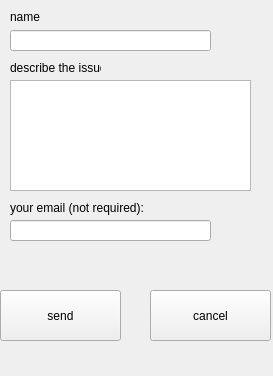
<?xml version="1.0" encoding="UTF-8"?>
<ui version="4.0">
 <class>Form</class>
 <widget class="QWidget" name="Form">
  <property name="geometry">
   <rect>
    <x>0</x>
    <y>0</y>
    <width>273</width>
    <height>376</height>
   </rect>
  </property>
  <property name="windowTitle">
   <string>Form</string>
  </property>
  <widget class="QLabel" name="name_label">
   <property name="geometry">
    <rect>
     <x>10</x>
     <y>10</y>
     <width>47</width>
     <height>13</height>
    </rect>
   </property>
   <property name="text">
    <string>name</string>
   </property>
  </widget>
  <widget class="QLineEdit" name="name_input">
   <property name="geometry">
    <rect>
     <x>10</x>
     <y>30</y>
     <width>201</width>
     <height>21</height>
    </rect>
   </property>
  </widget>
  <widget class="QLabel" name="issue_label">
   <property name="geometry">
    <rect>
     <x>10</x>
     <y>60</y>
     <width>91</width>
     <height>16</height>
    </rect>
   </property>
   <property name="text">
    <string>describe the issue:</string>
   </property>
  </widget>
  <widget class="QTextEdit" name="issue_input">
   <property name="geometry">
    <rect>
     <x>10</x>
     <y>80</y>
     <width>241</width>
     <height>111</height>
    </rect>
   </property>
  </widget>
  <widget class="QLabel" name="email_label">
   <property name="geometry">
    <rect>
     <x>10</x>
     <y>200</y>
     <width>201</width>
     <height>16</height>
    </rect>
   </property>
   <property name="text">
    <string>your email (not required):</string>
   </property>
  </widget>
  <widget class="QLineEdit" name="email_input">
   <property name="geometry">
    <rect>
     <x>10</x>
     <y>220</y>
     <width>201</width>
     <height>21</height>
    </rect>
   </property>
  </widget>
  <widget class="QPushButton" name="send">
   <property name="geometry">
    <rect>
     <x>0</x>
     <y>290</y>
     <width>121</width>
     <height>51</height>
    </rect>
   </property>
   <property name="text">
    <string>send</string>
   </property>
  </widget>
  <widget class="QPushButton" name="pushButton_2">
   <property name="geometry">
    <rect>
     <x>150</x>
     <y>290</y>
     <width>121</width>
     <height>51</height>
    </rect>
   </property>
   <property name="text">
    <string>cancel</string>
   </property>
  </widget>
  <widget class="QLabel" name="label">
   <property name="geometry">
    <rect>
     <x>30</x>
     <y>250</y>
     <width>191</width>
     <height>31</height>
    </rect>
   </property>
   <property name="font">
    <font>
     <family>MS Reference Sans Serif</family>
    </font>
   </property>
   <property name="autoFillBackground">
    <bool>false</bool>
   </property>
   <property name="styleSheet">
    <string notr="true">color:red</string>
   </property>
   <property name="text">
    <string/>
   </property>
  </widget>
 </widget>
 <resources/>
 <connections/>
</ui>
